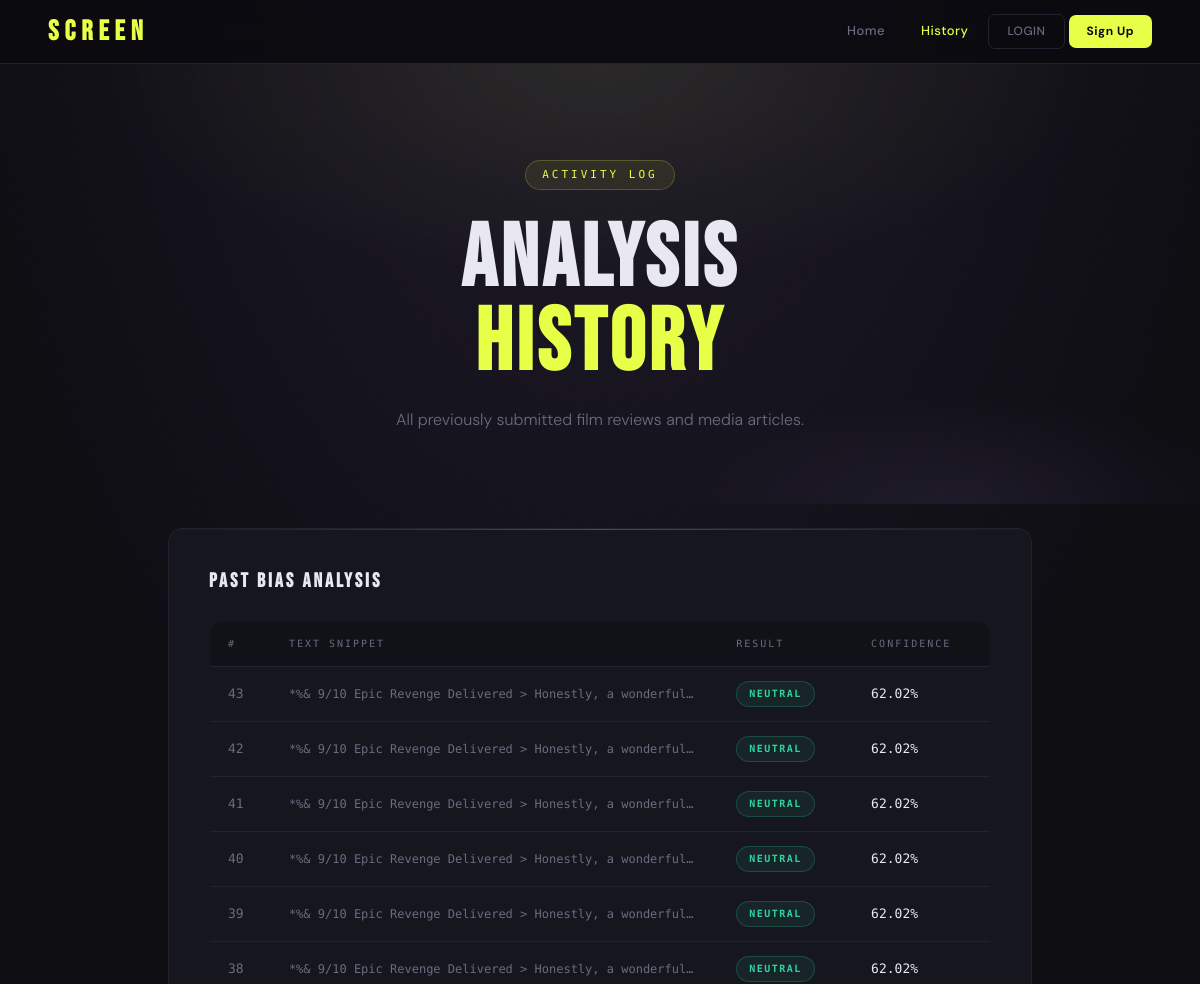
Before: /history (upper part) with the older database file.
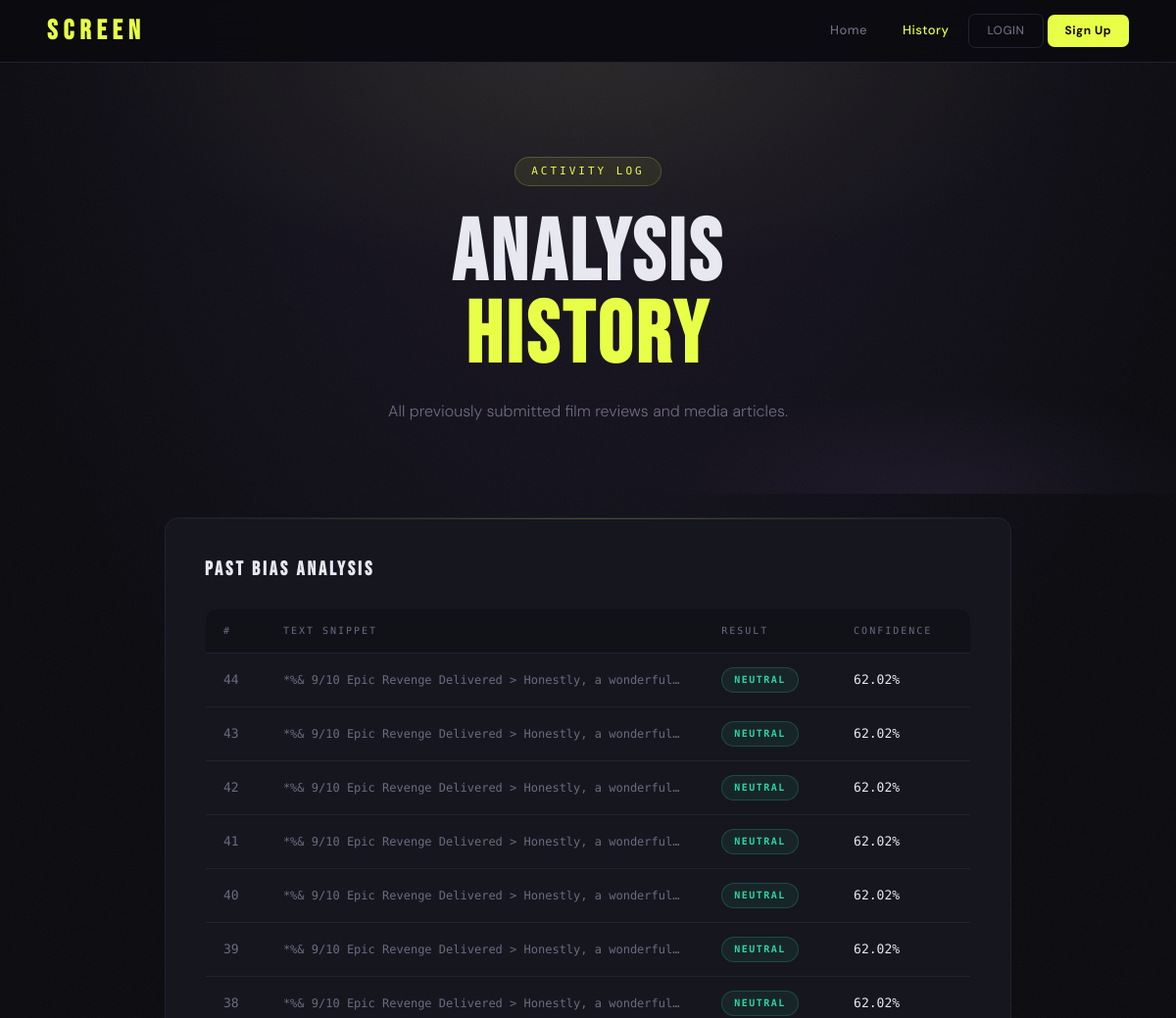
After: the same page with the newer database file.
### models.py (models this page shows, shortened)
class Review(db.Model):
    id = db.Column(db.Integer, primary_key=True)
    text = db.Column(db.Text, nullable=False)
    prediction = db.Column(db.String(20))
    confidence = db.Column(db.Float)

### app.py (the view)
@app.route('/history')
def history():
    reviews = Review.query.order_by(Review.id.desc()).all()
    return render_template("history.html", reviews=reviews)

### templates/history.html (shortened to what this page needs)
<!doctype html>
<html lang="en">
  <head>
    <link rel="stylesheet" href="../static/style.css" />
  </head>
  <body>
    <nav class="navbar">
      <h1>SCREEN</h1>
      <ul>
        <li><a href="/">Home</a></li>
        <li><a href="/history" class="active">History</a></li>
        <li><a href="/login" class="btn-ghost" style="padding:7px 18px;font-size:12px;">Login</a></li>
        <li><a href="/signup" style="background:var(--accent);color:#0a0a0f;padding:7px 18px;border-radius:7px;font-size:12px;font-weight:700;letter-spacing:.5px;">Sign Up</a></li>
      </ul>
    </nav>
    <div class="hero">
      <div class="hero-eyebrow fade-up d1">Activity Log</div>
      <h2 class="fade-up d2">Analysis<br><span>History</span></h2>
      <p class="fade-up d3">All previously submitted film reviews and media articles.</p>
    </div>
    <div class="container">
      <div class="card fade-up d4">
        <h3>Past Bias Analysis</h3>
        {% if reviews %}
        <table class="history-table">
          <thead>
            <tr>
              <th>#</th>
              <th>Text Snippet</th>
              <th>Result</th>
              <th>Confidence</th>
            </tr>
          </thead>
          <tbody>
            {% for review in reviews %}
            <tr>
              <td class="id-cell">{{ review.id }}</td>
              <td class="text-preview">{{ review.text }}</td>
              <td>
                {% if review.prediction == "Biased" %}
                <span class="badge biased">Biased</span>
                {% else %}
                <span class="badge neutral">Neutral</span>
                {% endif %}
              </td>
              <td class="conf-cell">{{ review.confidence }}%</td>
            </tr>
            {% endfor %}
          </tbody>
        </table>
        {% else %}
        <p style="margin-top:20px; color:var(--muted); font-size:14px;">
          No analysis history yet. <a href="/">Run your first analysis →</a>
        </p>
        {% endif %}
      </div>
    </div>
  </body>
</html>

Changed rows visible on the page:
added Review: id "44", text "*%& 9/10 Epic Revenge Delivered > Honestly, a wonderful…", prediction "NEUTRAL", confidence "62.02"
